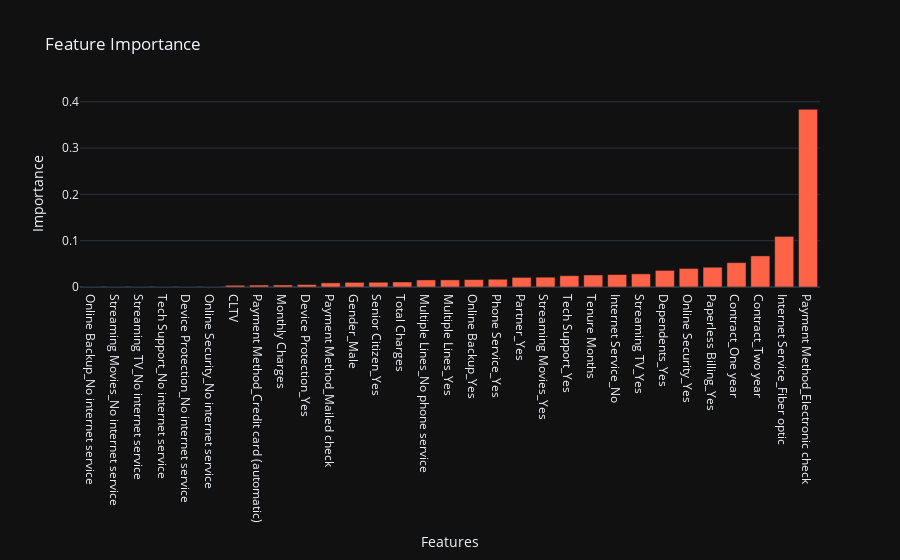

The notebook cell saved with this chart:
### Code cell
## creating a barplot for feature importances
bar_color = '#FF6347'

fig = go.Figure(data=go.Bar(x=pd.Series(randomXGB.best_estimator_.feature_importances_, index=X.columns).sort_values().index,
                             y=pd.Series(randomXGB.best_estimator_.feature_importances_, index=X.columns).sort_values(),
                             marker_color=bar_color))

fig.update_layout(title='Feature Importance',
                  xaxis_title='Features',
                  yaxis_title='Importance')

fig.show()

### Figure 1 — Plotly figure (JSON) as saved in the notebook; plotly's stock layout.template omitted (floating-point values rounded to 4 significant figures)
{"data": [{"marker": {"color": "#FF6347"}, "type": "bar", "x": ["Online Backup_No internet service", "Streaming Movies_No internet service", "Streaming TV_No internet service", "Tech Support_No internet service", "Device Protection_No internet service", "Online Security_No internet service", "CLTV", "Payment Method_Credit card (automatic)", "Monthly Charges", "Device Protection_Yes", "Payment Method_Mailed check", "Gender_Male", "Senior Citizen_Yes", "Total Charges", "Multiple Lines_No phone service", "Multiple Lines_Yes", "Online Backup_Yes", "Phone Service_Yes", "Partner_Yes", "Streaming Movies_Yes", "Tech Support_Yes", "Tenure Months", "Internet Service_No", "Streaming TV_Yes", "Dependents_Yes", "Online Security_Yes", "Paperless Billing_Yes", "Contract_One year", "Contract_Two year", "Internet Service_Fiber optic", "Payment Method_Electronic check"], "y": [0, 0, 0, 0, 0, 0, 0.003743, 0.004219, 0.004416, 0.005266, 0.00892, 0.01003, 0.01026, 0.01086, 0.01526, 0.01537, 0.01597, 0.01677, 0.02077, 0.02117, 0.02443, 0.0259, 0.02686, 0.02834, 0.03587, 0.04006, 0.04276, 0.05268, 0.06715, 0.1093, 0.3836]}], "layout": {"title": {"text": "Feature Importance"}, "xaxis": {"title": {"text": "Features"}}, "yaxis": {"title": {"text": "Importance"}}}}
